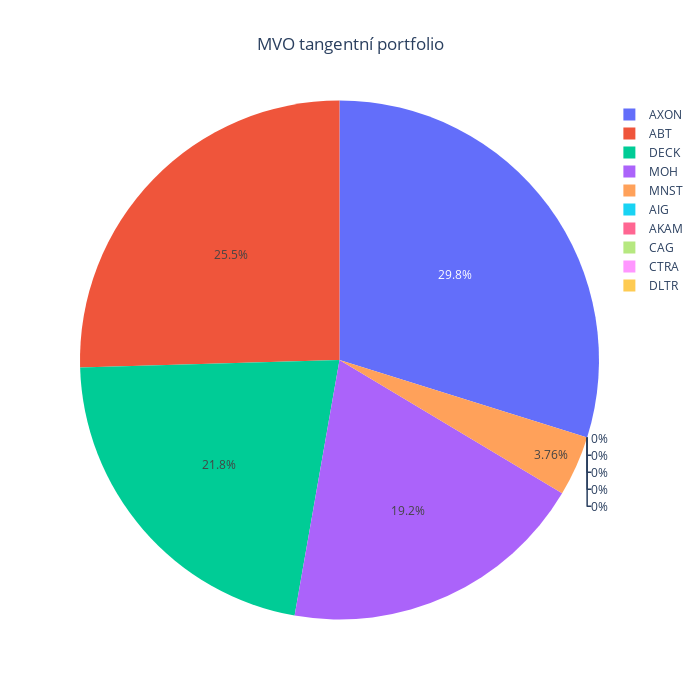

The notebook cell this image was saved under:
### Code cell
weightsMVOTangent = MVOTangentPortfolio(prices = prices)
weightsPlot(weightsMVOTangent, title = "MVO tangentní portfolio")

### Figure 1 — Plotly figure (JSON) as saved in the notebook; plotly's stock layout.template omitted (floating-point values rounded to 4 significant figures)
{"data": [{"labels": ["ABT", "AIG", "AKAM", "AXON", "CAG", "CTRA", "DECK", "DLTR", "MNST", "MOH"], "type": "pie", "values": [0.2546, 0, 0, 0.2983, 0, 0, 0.2177, 0, 0.03756, 0.1918]}], "layout": {"height": 700, "title": {"text": "MVO tangentní portfolio", "x": 0.5}, "width": 700}}
